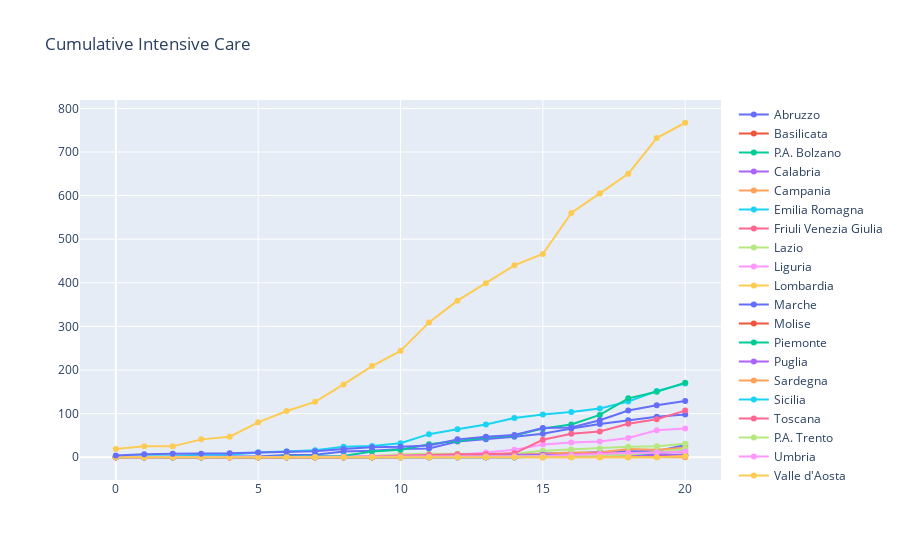

Here is the notebook cell this chart was saved with:
### Markdown cell above
# Number of Intensive Care (terapia_intensiva)

### Code cell
regioni=df.denominazione_regione.unique()
obs_death=[]

for r in regioni: 
    y=df.loc[df.denominazione_regione==r].terapia_intensiva.values

    x= np.arange(len(y))
    obs=go.Scatter(x=x, y=y, mode='lines+markers',name= str(r))
    obs_death.append(obs)

layout = go.Layout(title='Cumulative Intensive Care')
iplot({"data": obs_death,"layout": layout})

### Figure 1 — Plotly figure (JSON) as saved in the notebook; plotly's stock layout.template omitted (floating-point values rounded to 4 significant figures)
{"data": [{"mode": "lines+markers", "name": "Abruzzo", "type": "scatter", "x": [0, 1, 2, 3, 4, 5, 6, 7, 8, 9, 10, 11, 12, 13, 14, 15, 16, 17, 18, 19, 20], "y": [0, 0, 0, 0, 0, 0, 0, 0, 0, 0, 0, 0, 0, 0, 0, 9, 9, 12, 14, 14, 28]}, {"mode": "lines+markers", "name": "Basilicata", "type": "scatter", "x": [0, 1, 2, 3, 4, 5, 6, 7, 8, 9, 10, 11, 12, 13, 14, 15, 16, 17, 18, 19, 20], "y": [0, 0, 0, 0, 0, 0, 0, 0, 0, 0, 0, 0, 0, 0, 0, 0, 1, 1, 1, 2, 2]}, {"mode": "lines+markers", "name": "P.A. Bolzano", "type": "scatter", "x": [0, 1, 2, 3, 4, 5, 6, 7, 8, 9, 10, 11, 12, 13, 14, 15, 16, 17, 18, 19, 20], "y": [0, 0, 0, 0, 0, 0, 0, 0, 0, 0, 0, 0, 0, 0, 0, 1, 4, 4, 5, 7, 4]}, {"mode": "lines+markers", "name": "Calabria", "type": "scatter", "x": [0, 1, 2, 3, 4, 5, 6, 7, 8, 9, 10, 11, 12, 13, 14, 15, 16, 17, 18, 19, 20], "y": [0, 0, 0, 0, 0, 0, 0, 0, 0, 0, 0, 0, 0, 0, 0, 2, 2, 2, 3, 4, 6]}, {"mode": "lines+markers", "name": "Campania", "type": "scatter", "x": [0, 1, 2, 3, 4, 5, 6, 7, 8, 9, 10, 11, 12, 13, 14, 15, 16, 17, 18, 19, 20], "y": [0, 0, 0, 0, 0, 0, 0, 0, 0, 0, 0, 0, 0, 7, 8, 8, 11, 11, 19, 17, 22]}, {"mode": "lines+markers", "name": "Emilia Romagna", "type": "scatter", "x": [0, 1, 2, 3, 4, 5, 6, 7, 8, 9, 10, 11, 12, 13, 14, 15, 16, 17, 18, 19, 20], "y": [2, 2, 3, 6, 6, 11, 13, 16, 24, 26, 32, 53, 64, 75, 90, 98, 104, 112, 128, 152, 169]}, {"mode": "lines+markers", "name": "Friuli Venezia Giulia", "type": "scatter", "x": [0, 1, 2, 3, 4, 5, 6, 7, 8, 9, 10, 11, 12, 13, 14, 15, 16, 17, 18, 19, 20], "y": [0, 0, 0, 0, 0, 0, 0, 0, 0, 0, 0, 0, 1, 1, 1, 6, 5, 10, 8, 11, 12]}, {"mode": "lines+markers", "name": "Lazio", "type": "scatter", "x": [0, 1, 2, 3, 4, 5, 6, 7, 8, 9, 10, 11, 12, 13, 14, 15, 16, 17, 18, 19, 20], "y": [1, 1, 0, 0, 0, 0, 0, 0, 0, 3, 7, 8, 8, 8, 8, 15, 18, 20, 24, 25, 31]}, {"mode": "lines+markers", "name": "Liguria", "type": "scatter", "x": [0, 1, 2, 3, 4, 5, 6, 7, 8, 9, 10, 11, 12, 13, 14, 15, 16, 17, 18, 19, 20], "y": [0, 0, 0, 0, 0, 1, 1, 1, 2, 3, 3, 5, 6, 11, 17, 29, 34, 36, 44, 62, 66]}, {"mode": "lines+markers", "name": "Lombardia", "type": "scatter", "x": [0, 1, 2, 3, 4, 5, 6, 7, 8, 9, 10, 11, 12, 13, 14, 15, 16, 17, 18, 19, 20], "y": [19, 25, 25, 41, 47, 80, 106, 127, 167, 209, 244, 309, 359, 399, 440, 466, 560, 605, 650, 732, 767]}, {"mode": "lines+markers", "name": "Marche", "type": "scatter", "x": [0, 1, 2, 3, 4, 5, 6, 7, 8, 9, 10, 11, 12, 13, 14, 15, 16, 17, 18, 19, 20], "y": [0, 0, 0, 1, 2, 2, 5, 6, 13, 15, 19, 20, 36, 41, 47, 54, 66, 76, 85, 93, 98]}, {"mode": "lines+markers", "name": "Molise", "type": "scatter", "x": [0, 1, 2, 3, 4, 5, 6, 7, 8, 9, 10, 11, 12, 13, 14, 15, 16, 17, 18, 19, 20], "y": [0, 0, 0, 0, 0, 0, 0, 0, 0, 0, 0, 2, 2, 2, 2, 3, 3, 3, 3, 3, 4]}, {"mode": "lines+markers", "name": "Piemonte", "type": "scatter", "x": [0, 1, 2, 3, 4, 5, 6, 7, 8, 9, 10, 11, 12, 13, 14, 15, 16, 17, 18, 19, 20], "y": [0, 0, 0, 0, 0, 0, 2, 2, 3, 13, 17, 30, 38, 45, 50, 66, 75, 97, 135, 150, 171]}, {"mode": "lines+markers", "name": "Puglia", "type": "scatter", "x": [0, 1, 2, 3, 4, 5, 6, 7, 8, 9, 10, 11, 12, 13, 14, 15, 16, 17, 18, 19, 20], "y": [0, 0, 0, 0, 0, 0, 0, 0, 0, 0, 1, 1, 2, 3, 6, 6, 4, 2, 2, 6, 6]}, {"mode": "lines+markers", "name": "Sardegna", "type": "scatter", "x": [0, 1, 2, 3, 4, 5, 6, 7, 8, 9, 10, 11, 12, 13, 14, 15, 16, 17, 18, 19, 20], "y": [0, 0, 0, 0, 0, 0, 0, 0, 0, 0, 0, 0, 0, 0, 0, 0, 0, 0, 0, 0, 0]}, {"mode": "lines+markers", "name": "Sicilia", "type": "scatter", "x": [0, 1, 2, 3, 4, 5, 6, 7, 8, 9, 10, 11, 12, 13, 14, 15, 16, 17, 18, 19, 20], "y": [0, 0, 0, 0, 0, 0, 0, 0, 0, 0, 0, 0, 0, 0, 0, 2, 1, 5, 7, 11, 15]}, {"mode": "lines+markers", "name": "Toscana", "type": "scatter", "x": [0, 1, 2, 3, 4, 5, 6, 7, 8, 9, 10, 11, 12, 13, 14, 15, 16, 17, 18, 19, 20], "y": [0, 0, 0, 0, 0, 0, 0, 0, 0, 2, 3, 5, 7, 7, 9, 40, 54, 59, 77, 87, 107]}, {"mode": "lines+markers", "name": "P.A. Trento", "type": "scatter", "x": [0, 1, 2, 3, 4, 5, 6, 7, 8, 9, 10, 11, 12, 13, 14, 15, 16, 17, 18, 19, 20], "y": [0, 0, 0, 0, 0, 0, 0, 0, 0, 0, 0, 0, 1, 2, 2, 3, 4, 5, 6, 12, 19]}, {"mode": "lines+markers", "name": "Umbria", "type": "scatter", "x": [0, 1, 2, 3, 4, 5, 6, 7, 8, 9, 10, 11, 12, 13, 14, 15, 16, 17, 18, 19, 20], "y": [0, 0, 0, 0, 0, 0, 0, 0, 1, 1, 1, 2, 2, 2, 2, 2, 5, 8, 10, 11, 13]}, {"mode": "lines+markers", "name": "Valle d'Aosta", "type": "scatter", "x": [0, 1, 2, 3, 4, 5, 6, 7, 8, 9, 10, 11, 12, 13, 14, 15, 16, 17, 18, 19, 20], "y": [0, 0, 0, 0, 0, 0, 0, 0, 0, 0, 0, 0, 0, 0, 0, 0, 0, 0, 0, 0, 3]}, {"mode": "lines+markers", "name": "Veneto", "type": "scatter", "x": [0, 1, 2, 3, 4, 5, 6, 7, 8, 9, 10, 11, 12, 13, 14, 15, 16, 17, 18, 19, 20], "y": [4, 7, 8, 8, 9, 11, 13, 14, 19, 23, 24, 27, 41, 47, 51, 67, 68, 85, 107, 119, 129]}], "layout": {"title": {"text": "Cumulative Intensive Care"}}}
